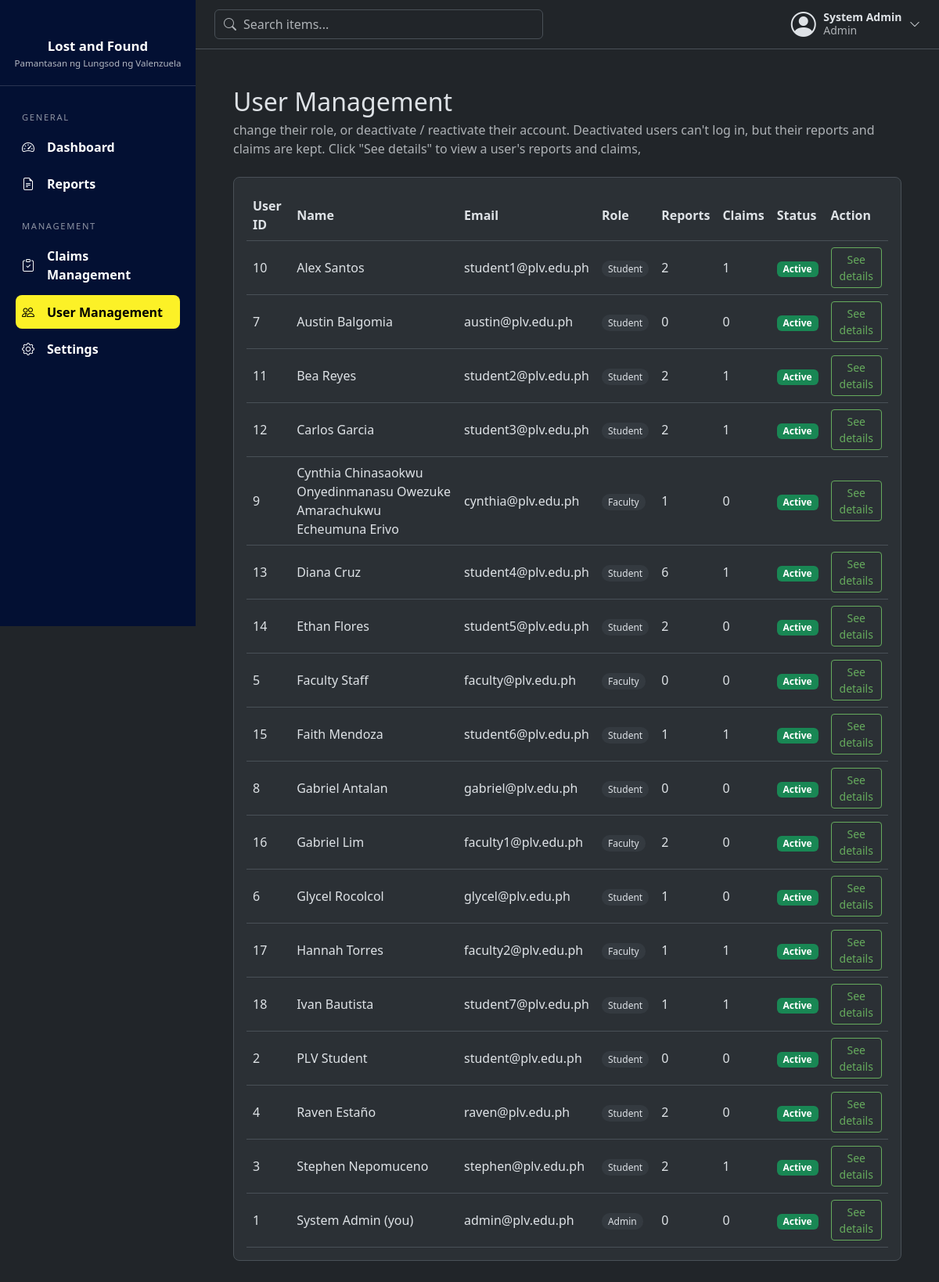
Page /admin/users (signed in) on the committed database.
### tables this page shows
CREATE TABLE users (
            id INTEGER PRIMARY KEY AUTOINCREMENT,
            full_name TEXT NOT NULL,
            email TEXT NOT NULL UNIQUE,
            password TEXT NOT NULL,
            role TEXT NOT NULL DEFAULT 'Student'
                CHECK(role IN ('Student', 'Faculty', 'Admin'))
        , is_active INTEGER NOT NULL DEFAULT 1);

### routes/admin_routes.py (the view)
@bp.route("/users")
@admin_required
def users():
    db = get_db()
    all_users = db.execute(
        "SELECT users.id, users.full_name, users.email, users.role, users.is_active, "
        "(SELECT COUNT(*) FROM items WHERE items.user_id = users.id) AS item_count, "
        "(SELECT COUNT(*) FROM claims WHERE claims.user_id = users.id) AS claim_count "
        "FROM users ORDER BY users.full_name"
    ).fetchall()
    all_items = db.execute(
        "SELECT item_id, user_id, name, category, location, description, "
        "item_status, status, date_reported FROM items ORDER BY item_id DESC"
    ).fetchall()
    all_claims = db.execute(
        "SELECT claims.claim_id, claims.user_id, claims.item_id, claims.proof_description, "
        "claims.claim_date, claims.claim_status, claims.admin_note, items.name AS item_name "
        "FROM claims JOIN items ON claims.item_id = items.item_id "
        "ORDER BY claims.claim_id DESC"
    ).fetchall()
    items_by_user = {}
    for item in all_items:
        items_by_user.setdefault(item["user_id"], []).append(item)
    claims_by_user = {}
    for claim in all_claims:
        claims_by_user.setdefault(claim["user_id"], []).append(claim)
    return render_template(
        "admin/users.html",
        all_users=all_users,
        items_by_user=items_by_user,
        claims_by_user=claims_by_user,
        my_id=session["user_id"],
    )

### database/connection.py (called while the page is built)
def get_db():
    if "db" not in g:
        g.db = sqlite3.connect(current_app.config["DATABASE"])
        g.db.row_factory = sqlite3.Row
    return g.db

### models/user_model.py (called while the page is built)
def get_by_id(user_id):
    return get_db().execute("SELECT * FROM users WHERE id = ?", (user_id,)).fetchone()

### routes/utils.py (called while the page is built)
def login_required(view):
    @wraps(view)
    def wrapped(*args, **kwargs):
        if "user_id" not in session:
            flash("Please log in first.", "warning")
            return redirect(url_for("auth.login"))
        user = user_model.get_by_id(session["user_id"])
        if user is None or not user["is_active"]:
            session.clear()
            flash("Your account is no longer active. Please contact an administrator.", "warning")
            return redirect(url_for("auth.login"))
        return view(*args, **kwargs)
    return wrapped

def admin_required(view):
    @wraps(view)
    def wrapped(*args, **kwargs):
        if session.get("role") != "Admin":
            abort(403)
        return view(*args, **kwargs)
    return login_required(wrapped)

### templates/admin/users.html (shortened to what this page needs)
{% extends "base.html" %}
{% block content %}
<h2 class="mb-1">User Management</h2>
<p class="text-body-secondary mb-4">change their role, or deactivate / reactivate their account. Deactivated users can't log in, but their reports and claims are kept.
    Click "See details" to view a user's reports and claims,
</p>
<div class="dash-section">
    {% if all_users %}
    <table>
        <tr>
            <th>User ID</th>
            <th>Name</th>
            <th>Email</th>
            <th>Role</th>
            <th>Reports</th>
            <th>Claims</th>
            <th>Status</th>
            <th>Action</th>
        </tr>
        {% for user in all_users %}
        {% set my_items = items_by_user.get(user["id"], []) %}
        {% set my_claims = claims_by_user.get(user["id"], []) %}
        <tr>
            <td>{{ user["id"] }}</td>
            <td>{{ user["full_name"] }}{% if user["id"] == my_id %} (you){% endif %}</td>
            <td>{{ user["email"] }}</td>
            <td><span class="dash-badge">{{ user["role"] }}</span></td>
            <td>{{ user["item_count"] }}</td>
            <td>{{ user["claim_count"] }}</td>
            <td>{% if user["is_active"] %}<span class="badge text-bg-success">Active</span>{% else %}<span class="badge text-bg-secondary">Deactivated</span>{% endif %}</td>
            <td>
                <button type="button" class="btn btn-sm btn-outline-primary" data-bs-toggle="collapse"
                        data-bs-target="#user-{{ user['id'] }}" aria-expanded="false">See details</button>
            </td>
        </tr>
        {% endfor %}
    </table>
    {% else %}
    <p class="dash-empty">No users found.</p>
    {% endif %}
</div>
{% endblock %}

### templates/base.html (shortened to what this page needs)
<!doctype html>
<html lang="en" data-bs-theme="dark">
<head>
  <link href="https://cdn.jsdelivr.net/npm/bootstrap@5.3.3/dist/css/bootstrap.min.css" rel="stylesheet">
  <link href="https://cdn.jsdelivr.net/npm/bootstrap-icons@1.11.3/font/bootstrap-icons.min.css" rel="stylesheet">
  <link href="{{ url_for('static', filename='css/style.css') }}" rel="stylesheet">
</head>
<body>
{% block body %}
<div class="app-shell d-flex">
    <aside class="sidebar offcanvas-md offcanvas-start" id="sidebar" tabindex="-1">
    <div class="sidebar-brand">
      <div class="sidebar-title">Lost and Found</div>
      <div class="sidebar-subtitle">Pamantasan ng Lungsod ng Valenzuela</div>
    </div>
    <nav class="sidebar-nav">
      {% if session.role == 'Admin' %}
        {% include "partials/sidebar_admin.html" %}
      {% else %}
        {% include "partials/sidebar_user.html" %}
      {% endif %}
    </nav>
  </aside>
  <div class="main-col flex-grow-1">
    <header class="topbar d-flex align-items-center justify-content-between gap-3">
      <form class="topbar-search" action="{{ url_for('shared.reports') }}" method="get" role="search">
        <input class="form-control" type="search" name="q" maxlength="100" placeholder="Search items..."
               value="{{ request.args.get('q', '') if request.endpoint == 'shared.reports' }}">
      </form>
      <div class="dropdown">
        <button class="user-menu-btn" type="button" data-bs-toggle="dropdown" aria-expanded="false">
          <i class="bi bi-person-circle fs-2"></i>
          <span class="d-none d-sm-block">
            <span class="d-block fw-semibold small">{{ session.full_name }}</span>
            <span class="d-block small text-body-secondary">{{ session.role }}</span>
          </span>
          <i class="bi bi-chevron-down small"></i>
        </button>
      </div>
    </header>
    <main class="p-3 p-md-5">
      {% block content %}{% endblock %}
    </main>
  </div>
</div>
{% endblock %}
</body>
</html>

### static/css/style.css (style rules this page uses)
.app-shell { min-height: 100vh; }
.app-shell > .main-col { min-width: 0; }
.btn-outline-primary { --bs-btn-color: #66AB5D; --bs-btn-border-color: #66AB5D; --bs-btn-hover-color: #fff; --bs-btn-hover-bg: #66AB5D; --bs-btn-hover-border-color: #66AB5D; --bs-btn-active-color: #fff; --bs-btn-active-bg: #66AB5D; --bs-btn-active-border-color: #66AB5D; --bs-btn-focus-shadow-rgb: 102, 171, 93; }
.sidebar { --bs-offcanvas-width: 250px; width: 250px; min-width: 250px; color: #fff; overflow-y: auto; }
.sidebar { background: #031033 !important; }
@media (min-width: 768px) { .sidebar { position: sticky; top: 0; height: 100vh; align-self: flex-start; } }
.sidebar-brand { padding: 2rem 1rem 1.25rem; text-align: center; border-bottom: 1px solid rgba(255, 255, 255, 0.15); }
.sidebar-title { margin-top: 0.9rem; font-size: 1.05rem; font-weight: 600; }
.sidebar-subtitle { font-size: 0.72rem; color: rgba(255, 255, 255, 0.7); }
.sidebar-nav { padding: 0.5rem 1.25rem 1.5rem; }
.topbar { position: sticky; top: 0; z-index: 1020; padding: 0.75rem 1.5rem; background: var(--bs-body-bg); border-bottom: 1px solid var(--bs-border-color); }
.topbar-search { position: relative; flex: 1; max-width: 420px; }
.topbar-search input { padding-left: 2.25rem; }
.user-menu-btn { display: flex; align-items: center; gap: 0.6rem; padding: 0; border: 0; background: none; color: var(--bs-body-color); text-align: left; line-height: 1.2; }
.dash-section { padding: 16px; margin-bottom: 24px; overflow-x: auto; border-radius: 8px; background: var(--bs-tertiary-bg); border: 1px solid var(--bs-border-color); }
.dash-section table { width: 100%; border-collapse: collapse; }
.dash-section th, .dash-section td { text-align: left; padding: 8px; border-bottom: 1px solid var(--bs-border-color); }
.dash-badge { padding: 2px 8px; border-radius: 10px; font-size: 12px; background: var(--bs-secondary-bg); color: var(--bs-body-color); }

### rows in the picture
users: full_name "System Admin", role "Admin", id "1", shows "(you)", email "admin@plv.edu.ph", item_count "0", claim_count "0", is_active "Active"
users: id "10", full_name "Alex Santos", email "student1@plv.edu.ph", role "Student", item_count "2", claim_count "1", shows "Active"
users: id "7", full_name "Austin Balgomia", email "austin@plv.edu.ph", role "Student", item_count "0", claim_count "0", is_active "Active"
users: id "11", full_name "Bea Reyes", email "student2@plv.edu.ph", role "Student", item_count "2", claim_count "1", shows "Active"
users: id "12", full_name "Carlos Garcia", email "student3@plv.edu.ph", role "Student", item_count "2", claim_count "1", shows "Active"
users: id "9", full_name "Cynthia Chinasaokwu Onyedinmanasu Owezuke Amarachukwu Echeumuna Erivo", email "cynthia@plv.edu.ph", role "Faculty", item_count "1", claim_count "0", shows "Active"
users: id "13", full_name "Diana Cruz", email "student4@plv.edu.ph", role "Student", item_count "6", claim_count "1", shows "Active"
users: id "14", full_name "Ethan Flores", email "student5@plv.edu.ph", role "Student", item_count "2", claim_count "0", is_active "Active"
users: id "5", full_name "Faculty Staff", email "faculty@plv.edu.ph", role "Faculty", item_count "0", claim_count "0", is_active "Active"
users: id "15", full_name "Faith Mendoza", email "student6@plv.edu.ph", role "Student", item_count "1", claim_count "1", shows "Active"
users: id "8", full_name "Gabriel Antalan", email "gabriel@plv.edu.ph", role "Student", item_count "0", claim_count "0", is_active "Active"
users: id "16", full_name "Gabriel Lim", email "faculty1@plv.edu.ph", role "Faculty", item_count "2", claim_count "0", is_active "Active"
users: id "6", full_name "Glycel Rocolcol", email "glycel@plv.edu.ph", role "Student", item_count "1", claim_count "0", shows "Active"
users: id "17", full_name "Hannah Torres", email "faculty2@plv.edu.ph", role "Faculty", item_count "1", claim_count "1", shows "Active"
users: id "18", full_name "Ivan Bautista", email "student7@plv.edu.ph", role "Student", item_count "1", claim_count "1", shows "Active"
users: id "2", full_name "PLV Student", email "student@plv.edu.ph", role "Student", item_count "0", claim_count "0", is_active "Active"
users: id "4", full_name "Raven Estaño", email "raven@plv.edu.ph", role "Student", item_count "2", claim_count "0", is_active "Active"
users: id "3", full_name "Stephen Nepomuceno", email "stephen@plv.edu.ph", role "Student", item_count "2", claim_count "1", shows "Active"
